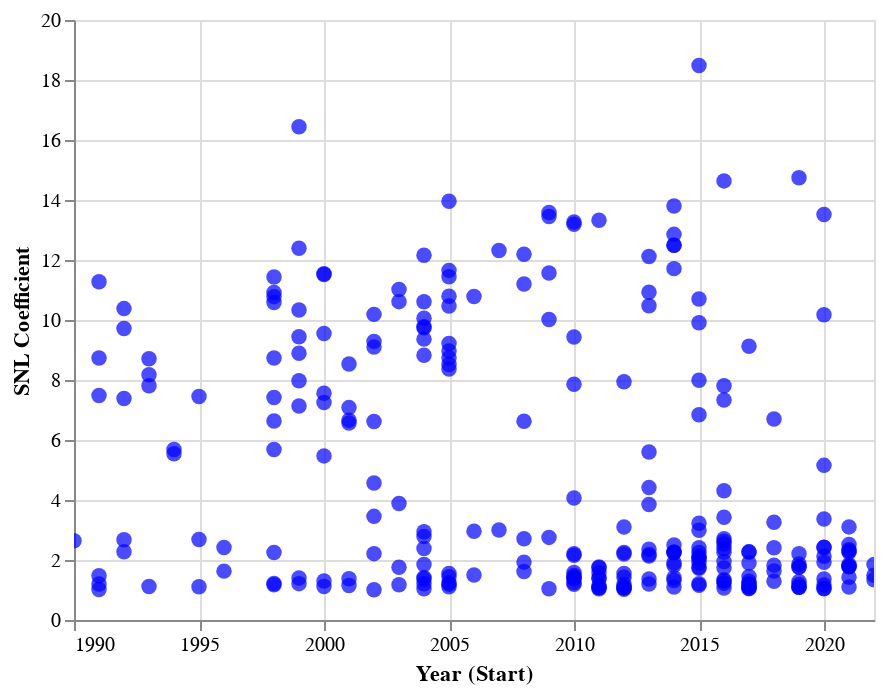

The notebook cell saved with this chart:
### Code cell
definitive_snl_chart

### Figure 1 — Vega-Lite specification as saved in the notebook (floating-point values rounded to 4 significant figures; data arrays with more than 128 entries replaced by an {"elided": "..."} marker saying what was removed)
{"config": {"view": {"continuousWidth": 400, "continuousHeight": 300}}, "data": {"name": "data-84ff001604efe0dd42133d6a04c9b2ba"}, "mark": {"type": "circle", "size": 60}, "encoding": {"color": {"condition": {"value": "red", "test": "(datum.movie_coefficient < 1)"}, "value": "blue"}, "tooltip": [{"field": "title", "title": "Title", "type": "nominal"}, {"field": "year_start", "title": "Year (Start)", "type": "quantitative"}, {"field": "genres", "title": "Genre", "type": "nominal"}, {"field": "medium", "title": "Medium", "type": "nominal"}, {"field": "cast_count", "title": "Cast Count", "type": "quantitative"}, {"field": "movie_coefficient", "title": "Coefficient", "type": "quantitative"}], "x": {"axis": {"format": "c", "title": "Year (Start)"}, "field": "year_start", "scale": {"domain": [1990, 2022]}, "type": "quantitative"}, "y": {"field": "movie_coefficient", "title": "SNL Coefficient", "type": "quantitative"}}, "selection": {"selector004": {"type": "interval", "bind": "scales", "encodings": ["x", "y"]}}, "$schema": "https://vega.github.io/schema/vega-lite/v4.17.0.json", "datasets": {"data-84ff001604efe0dd42133d6a04c9b2ba": {"elided": "293 records"}}}
